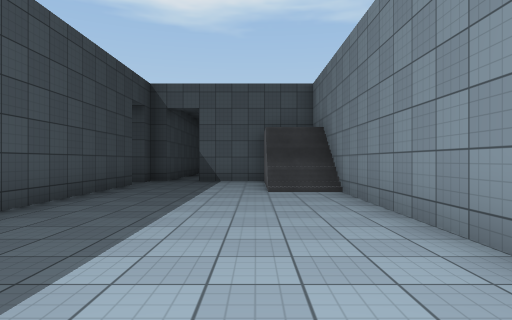
[1] (above)

19 first-person views from a walk through a 3-D level made in the Unity game engine. The camera is 1.3 m above the floor, looks level and sees 75° across. The floor is counted in squares, 2 m on a side. Each view is taken from the middle of a square. On the plan, view 1 faces up. The plan holds only what a view shows up to about 10 squares ahead; the rest is blank. The place goes on beyond the plan. The player character is not drawn. Surface patterns are stand-ins for the level's own textures.

[2]
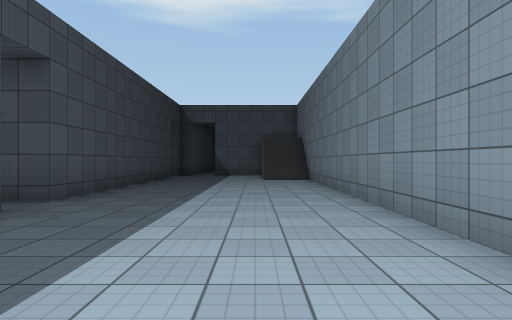

[3]
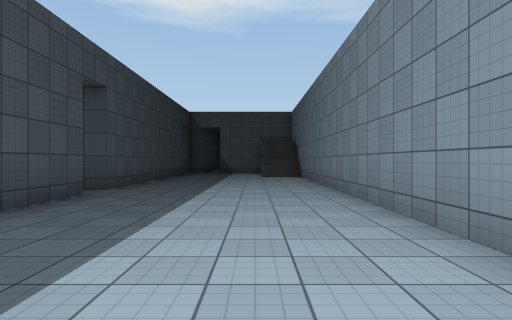

[4]
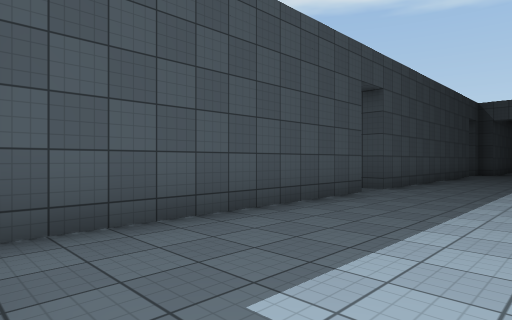

[5]
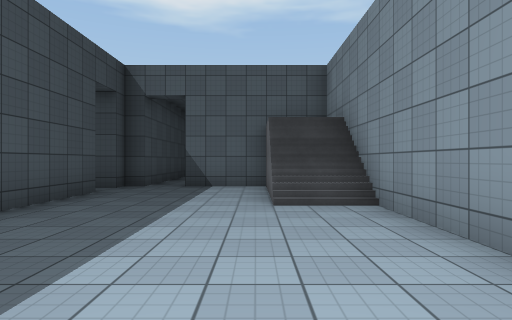

[6]
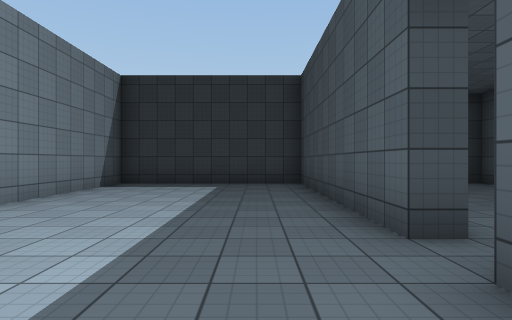

[7]
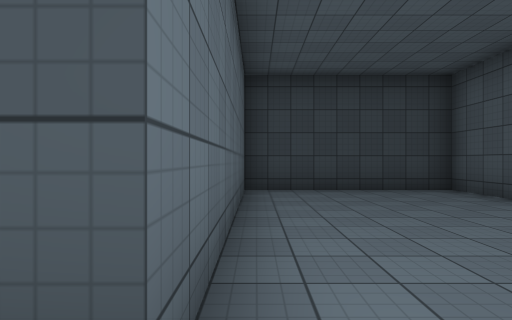

[8]
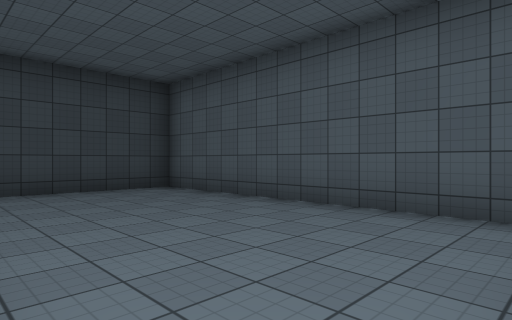

[9]
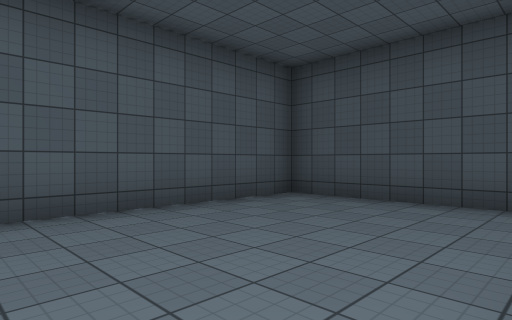

[10]
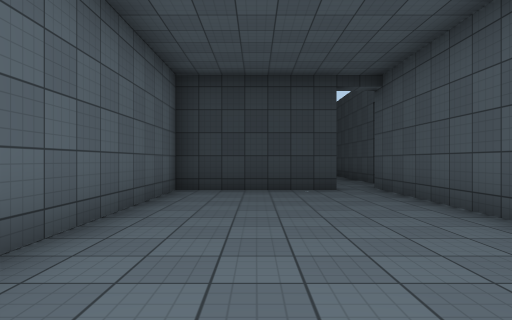

[11]
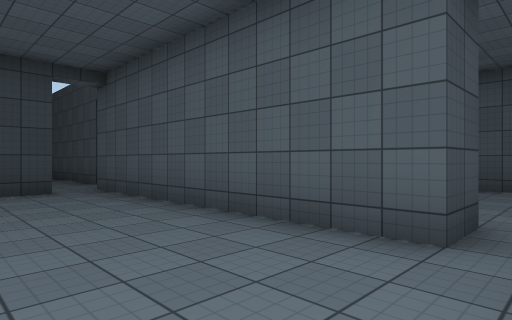

[12]
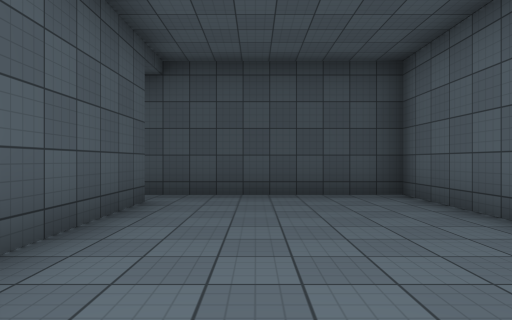

[13]
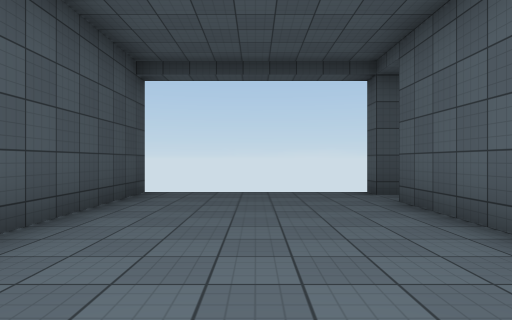

[14]
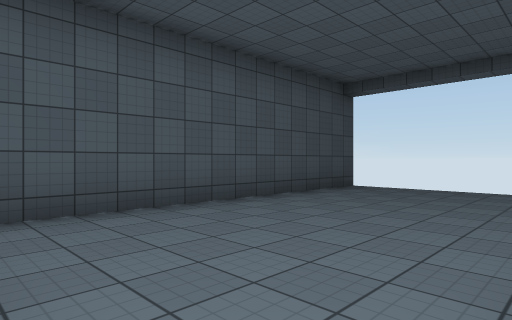

[15]
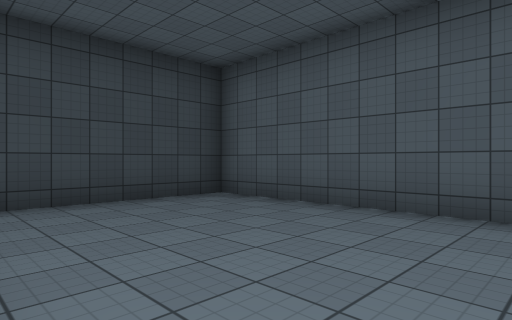

[16]
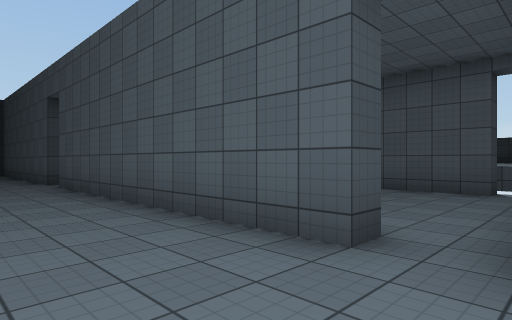

[17]
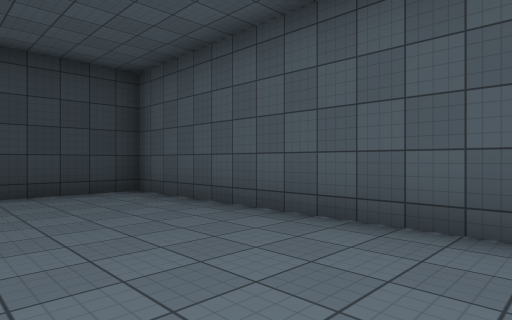

[18]
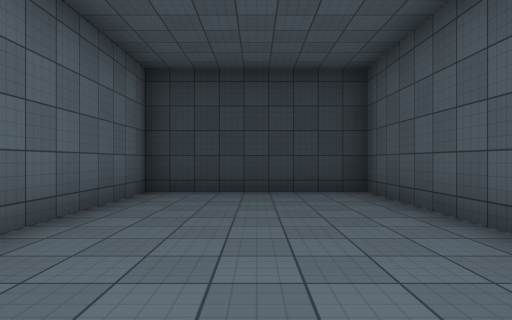

[19]
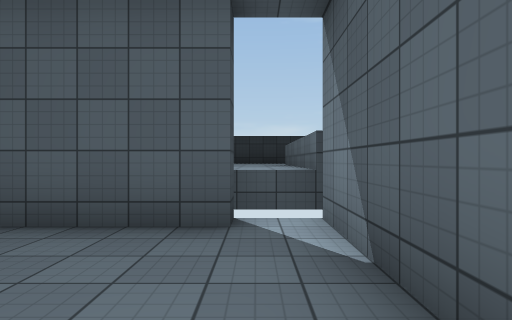

### Floor plan
Ten units are one square. View 1 is at (0, 0); x grows to the right and y downward. Boxes are objects, and circles mark ways between rooms. Rooms are numbered by the first view taken in them; rooms with no view inside come last. Other rooms are left out.
<svg viewBox="-97 -193 120 260">
<path fill="none" stroke="#000" d="M-38 -3 -32 -3 -32 62 18 62 18 -103 -18 -103M-38 -88 -32 -88 -32 -13M-28 -103 -32 -103 -32 -98M-32 -13 -83 -13 -83 62 -38 62 -38 -3M-38 -173 -28 -173 -28 -103M-18 -108 18 -108 18 -183 -38 -183M-38 -149 -38 -173M-38 -183 -38 -188M-83 -188 -83 -108 -46 -108M-59 -98 -87 -98M-88 -88 -83 -88 -83 -23 -38 -23 -38 -61M-32 -98 -37 -98M-92 -99 -92 -86"/>
<circle cx="-30" cy="-10" r="3" fill="#2a7"/>
<circle cx="-20" cy="-110" r="3" fill="#2a7"/>
<circle cx="-30" cy="-90" r="3" fill="#2a7"/>
<circle cx="-30" cy="-180" r="3" fill="#2a7"/>
<text x="-10" y="-20">1</text>
<text x="-60" y="20">2</text>
<text x="-10" y="-150">3</text>
<text x="-60" y="-150">4</text>
<text x="-60" y="-60">5</text>
</svg>
Room 1 opens to room 2. Room 1 opens to room 3. Room 1 opens to room 5. Room 3 opens to room 4.

Where each view was taken, in squares from view 1:
view 1: 0 up, 0 right, facing up
view 2: 4 down, 0 right, facing up
view 3: 6 down, 0 right, facing up
view 4: 6 down, 0 right, facing up-left
view 5: 2 up, 0 right, facing up
view 6: 3 up, 2 left, facing down
view 7: 1 up, 4 left, facing down
view 8: 1 up, 4 left, facing down-left
view 9: 4 down, 4 left, facing up-left
view 10: 18 up, 0 right, facing down
view 11: 18 up, 0 right, facing down-left
view 12: 12 up, 1 left, facing up
view 13: 12 up, 6 left, facing up
view 14: 11 up, 4 left, facing up-left
view 15: 16 up, 4 left, facing down-left
view 16: 10 up, 1 left, facing down-left
view 17: 9 up, 5 left, facing down-left
view 18: 9 up, 6 left, facing down
view 19: 9 up, 5 left, facing left
